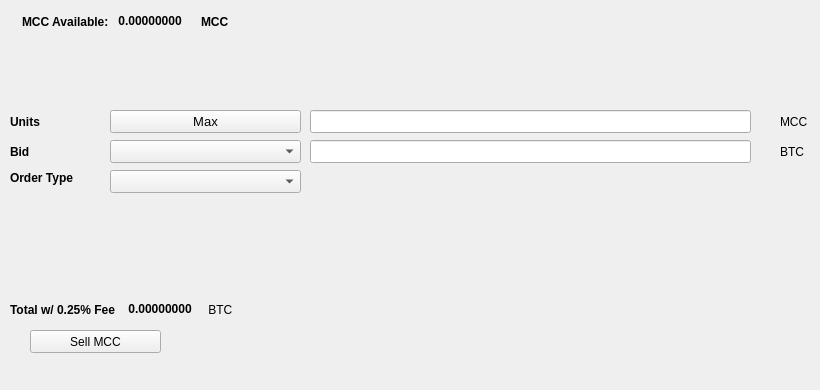
   <widget class="QWidget" name="SellTab">
    <attribute name="title">
     <string>Sell</string>
    </attribute>
    <widget class="QLabel" name="label_16">
     <property name="geometry">
      <rect>
       <x>780</x>
       <y>140</y>
       <width>31</width>
       <height>23</height>
      </rect>
     </property>
     <property name="text">
      <string>BTC</string>
     </property>
    </widget>
    <widget class="QComboBox" name="SellBidcomboBox">
     <property name="geometry">
      <rect>
       <x>110</x>
       <y>140</y>
       <width>191</width>
       <height>23</height>
      </rect>
     </property>
     <property name="font">
      <font>
       <pointsize>10</pointsize>
      </font>
     </property>
    </widget>
    <widget class="QLabel" name="label_18">
     <property name="geometry">
      <rect>
       <x>10</x>
       <y>110</y>
       <width>46</width>
       <height>23</height>
      </rect>
     </property>
     <property name="font">
      <font>
       <weight>75</weight>
       <bold>true</bold>
      </font>
     </property>
     <property name="text">
      <string>Units</string>
     </property>
    </widget>
    <widget class="QPushButton" name="Sell_Max_Amount">
     <property name="geometry">
      <rect>
       <x>110</x>
       <y>110</y>
       <width>191</width>
       <height>23</height>
      </rect>
     </property>
     <property name="font">
      <font>
       <pointsize>10</pointsize>
      </font>
     </property>
     <property name="text">
      <string>Max</string>
     </property>
    </widget>
    <widget class="QLabel" name="label_20">
     <property name="geometry">
      <rect>
       <x>10</x>
       <y>170</y>
       <width>91</width>
       <height>16</height>
      </rect>
     </property>
     <property name="font">
      <font>
       <weight>75</weight>
       <bold>true</bold>
      </font>
     </property>
     <property name="text">
      <string>Order Type</string>
     </property>
    </widget>
    <widget class="QComboBox" name="SellOrdertypeCombo">
     <property name="geometry">
      <rect>
       <x>110</x>
       <y>170</y>
       <width>191</width>
       <height>23</height>
      </rect>
     </property>
     <property name="font">
      <font>
       <pointsize>10</pointsize>
      </font>
     </property>
    </widget>
    <widget class="QLabel" name="label_21">
     <property name="geometry">
      <rect>
       <x>10</x>
       <y>140</y>
       <width>46</width>
       <height>23</height>
      </rect>
     </property>
     <property name="font">
      <font>
       <weight>75</weight>
       <bold>true</bold>
      </font>
     </property>
     <property name="text">
      <string>Bid</string>
     </property>
    </widget>
    <widget class="QLabel" name="label_22">
     <property name="geometry">
      <rect>
       <x>780</x>
       <y>110</y>
       <width>31</width>
       <height>23</height>
      </rect>
     </property>
     <property name="text">
      <string>MCC</string>
     </property>
    </widget>
    <widget class="QLineEdit" name="UnitsInputMCC">
     <property name="geometry">
      <rect>
       <x>310</x>
       <y>110</y>
       <width>441</width>
       <height>23</height>
      </rect>
     </property>
     <property name="font">
      <font>
       <pointsize>9</pointsize>
       <weight>75</weight>
       <bold>true</bold>
      </font>
     </property>
    </widget>
    <widget class="QLineEdit" name="SellBidPriceEdit">
     <property name="geometry">
      <rect>
       <x>310</x>
       <y>140</y>
       <width>441</width>
       <height>23</height>
      </rect>
     </property>
     <property name="font">
      <font>
       <pointsize>9</pointsize>
       <weight>75</weight>
       <bold>true</bold>
      </font>
     </property>
    </widget>
    <widget class="QPushButton" name="SellMCCBTN">
     <property name="geometry">
      <rect>
       <x>30</x>
       <y>330</y>
       <width>131</width>
       <height>23</height>
      </rect>
     </property>
     <property name="text">
      <string>Sell MCC</string>
     </property>
     <property name="icon">
      <iconset resource="../mcc">
       <normaloff>:/icons/bitcoin</normaloff>:/icons/bitcoin</iconset>
     </property>
    </widget>
    <widget class="QWidget" name="layoutWidget3">
     <property name="geometry">
      <rect>
       <x>22</x>
       <y>12</y>
       <width>258</width>
       <height>19</height>
      </rect>
     </property>
     <layout class="QHBoxLayout" name="horizontalLayout">
      <item>
       <widget class="QLabel" name="label232_2">
        <property name="font">
         <font>
          <weight>75</weight>
          <bold>true</bold>
         </font>
        </property>
        <property name="text">
         <string>MCC Available:</string>
        </property>
       </widget>
      </item>
      <item>
       <widget class="QLabel" name="MCCAvailableLabel">
        <property name="palette">
         <palette>
          <active>
           <colorrole role="WindowText">
            <brush brushstyle="SolidPattern">
             <color alpha="255">
              <red>0</red>
              <green>0</green>
              <blue>0</blue>
             </color>
            </brush>
           </colorrole>
           <colorrole role="Button">
            <brush brushstyle="SolidPattern">
             <color alpha="255">
              <red>0</red>
              <green>170</green>
              <blue>0</blue>
             </color>
            </brush>
           </colorrole>
           <colorrole role="Light">
            <brush brushstyle="SolidPattern">
             <color alpha="255">
              <red>0</red>
              <green>255</green>
              <blue>0</blue>
             </color>
            </brush>
           </colorrole>
           <colorrole role="Midlight">
            <brush brushstyle="SolidPattern">
             <color alpha="255">
              <red>0</red>
              <green>212</green>
              <blue>0</blue>
             </color>
            </brush>
           </colorrole>
           <colorrole role="Dark">
            <brush brushstyle="SolidPattern">
             <color alpha="255">
              <red>0</red>
              <green>85</green>
              <blue>0</blue>
             </color>
            </brush>
           </colorrole>
           <colorrole role="Mid">
            <brush brushstyle="SolidPattern">
             <color alpha="255">
              <red>0</red>
              <green>113</green>
              <blue>0</blue>
             </color>
            </brush>
           </colorrole>
           <colorrole role="Text">
            <brush brushstyle="SolidPattern">
             <color alpha="255">
              <red>0</red>
              <green>170</green>
              <blue>0</blue>
             </color>
            </brush>
           </colorrole>
           <colorrole role="BrightText">
            <brush brushstyle="SolidPattern">
             <color alpha="255">
              <red>255</red>
              <green>255</green>
              <blue>255</blue>
             </color>
            </brush>
           </colorrole>
           <colorrole role="ButtonText">
            <brush brushstyle="SolidPattern">
             <color alpha="255">
              <red>0</red>
              <green>0</green>
              <blue>0</blue>
             </color>
            </brush>
           </colorrole>
           <colorrole role="Base">
            <brush brushstyle="SolidPattern">
             <color alpha="255">
              <red>255</red>
              <green>255</green>
              <blue>255</blue>
             </color>
            </brush>
           </colorrole>
           <colorrole role="Window">
            <brush brushstyle="SolidPattern">
             <color alpha="255">
              <red>0</red>
              <green>170</green>
              <blue>0</blue>
             </color>
            </brush>
           </colorrole>
           <colorrole role="Shadow">
            <brush brushstyle="SolidPattern">
             <color alpha="255">
              <red>0</red>
              <green>0</green>
              <blue>0</blue>
             </color>
            </brush>
           </colorrole>
           <colorrole role="AlternateBase">
            <brush brushstyle="SolidPattern">
             <color alpha="255">
              <red>127</red>
              <green>212</green>
              <blue>127</blue>
             </color>
            </brush>
           </colorrole>
           <colorrole role="ToolTipBase">
            <brush brushstyle="SolidPattern">
             <color alpha="255">
              <red>255</red>
              <green>255</green>
              <blue>220</blue>
             </color>
            </brush>
           </colorrole>
           <colorrole role="ToolTipText">
            <brush brushstyle="SolidPattern">
             <color alpha="255">
              <red>0</red>
              <green>0</green>
              <blue>0</blue>
             </color>
            </brush>
           </colorrole>
          </active>
          <inactive>
           <colorrole role="WindowText">
            <brush brushstyle="SolidPattern">
             <color alpha="255">
              <red>0</red>
              <green>0</green>
              <blue>0</blue>
             </color>
            </brush>
           </colorrole>
           <colorrole role="Button">
            <brush brushstyle="SolidPattern">
             <color alpha="255">
              <red>0</red>
              <green>170</green>
              <blue>0</blue>
             </color>
            </brush>
           </colorrole>
           <colorrole role="Light">
            <brush brushstyle="SolidPattern">
             <color alpha="255">
              <red>0</red>
              <green>255</green>
              <blue>0</blue>
             </color>
            </brush>
           </colorrole>
           <colorrole role="Midlight">
            <brush brushstyle="SolidPattern">
             <color alpha="255">
              <red>0</red>
              <green>212</green>
              <blue>0</blue>
             </color>
            </brush>
           </colorrole>
           <colorrole role="Dark">
            <brush brushstyle="SolidPattern">
             <color alpha="255">
              <red>0</red>
              <green>85</green>
              <blue>0</blue>
             </color>
            </brush>
           </colorrole>
           <colorrole role="Mid">
            <brush brushstyle="SolidPattern">
             <color alpha="255">
              <red>0</red>
              <green>113</green>
              <blue>0</blue>
             </color>
            </brush>
           </colorrole>
           <colorrole role="Text">
            <brush brushstyle="SolidPattern">
             <color alpha="255">
              <red>0</red>
              <green>170</green>
              <blue>0</blue>
             </color>
            </brush>
           </colorrole>
           <colorrole role="BrightText">
            <brush brushstyle="SolidPattern">
             <color alpha="255">
              <red>255</red>
              <green>255</green>
              <blue>255</blue>
             </color>
            </brush>
           </colorrole>
           <colorrole role="ButtonText">
            <brush brushstyle="SolidPattern">
             <color alpha="255">
              <red>0</red>
              <green>0</green>
              <blue>0</blue>
             </color>
            </brush>
           </colorrole>
           <colorrole role="Base">
            <brush brushstyle="SolidPattern">
             <color alpha="255">
              <red>255</red>
              <green>255</green>
              <blue>255</blue>
             </color>
            </brush>
           </colorrole>
           <colorrole role="Window">
            <brush brushstyle="SolidPattern">
             <color alpha="255">
              <red>0</red>
              <green>170</green>
              <blue>0</blue>
             </color>
            </brush>
           </colorrole>
           <colorrole role="Shadow">
            <brush brushstyle="SolidPattern">
             <color alpha="255">
              <red>0</red>
              <green>0</green>
              <blue>0</blue>
             </color>
            </brush>
           </colorrole>
           <colorrole role="AlternateBase">
            <brush brushstyle="SolidPattern">
             <color alpha="255">
              <red>127</red>
              <green>212</green>
              <blue>127</blue>
             </color>
            </brush>
           </colorrole>
           <colorrole role="ToolTipBase">
            <brush brushstyle="SolidPattern">
             <color alpha="255">
              <red>255</red>
              <green>255</green>
              <blue>220</blue>
             </color>
            </brush>
           </colorrole>
           <colorrole role="ToolTipText">
            <brush brushstyle="SolidPattern">
             <color alpha="255">
              <red>0</red>
              <green>0</green>
              <blue>0</blue>
             </color>
            </brush>
           </colorrole>
          </inactive>
          <disabled>
           <colorrole role="WindowText">
            <brush brushstyle="SolidPattern">
             <color alpha="255">
              <red>0</red>
              <green>85</green>
              <blue>0</blue>
             </color>
            </brush>
           </colorrole>
           <colorrole role="Button">
            <brush brushstyle="SolidPattern">
             <color alpha="255">
              <red>0</red>
              <green>170</green>
              <blue>0</blue>
             </color>
            </brush>
           </colorrole>
           <colorrole role="Light">
            <brush brushstyle="SolidPattern">
             <color alpha="255">
              <red>0</red>
              <green>255</green>
              <blue>0</blue>
             </color>
            </brush>
           </colorrole>
           <colorrole role="Midlight">
            <brush brushstyle="SolidPattern">
             <color alpha="255">
              <red>0</red>
              <green>212</green>
              <blue>0</blue>
             </color>
            </brush>
           </colorrole>
           <colorrole role="Dark">
            <brush brushstyle="SolidPattern">
             <color alpha="255">
              <red>0</red>
              <green>85</green>
              <blue>0</blue>
             </color>
            </brush>
           </colorrole>
           <colorrole role="Mid">
            <brush brushstyle="SolidPattern">
             <color alpha="255">
              <red>0</red>
              <green>113</green>
              <blue>0</blue>
             </color>
            </brush>
           </colorrole>
           <colorrole role="Text">
            <brush brushstyle="SolidPattern">
             <color alpha="255">
              <red>0</red>
              <green>85</green>
              <blue>0</blue>
             </color>
            </brush>
           </colorrole>
           <colorrole role="BrightText">
            <brush brushstyle="SolidPattern">
             <color alpha="255">
              <red>255</red>
              <green>255</green>
              <blue>255</blue>
             </color>
            </brush>
           </colorrole>
           <colorrole role="ButtonText">
            <brush brushstyle="SolidPattern">
             <color alpha="255">
              <red>0</red>
              <green>85</green>
              <blue>0</blue>
             </color>
            </brush>
           </colorrole>
           <colorrole role="Base">
            <brush brushstyle="SolidPattern">
             <color alpha="255">
              <red>0</red>
              <green>170</green>
              <blue>0</blue>
             </color>
            </brush>
           </colorrole>
           <colorrole role="Window">
            <brush brushstyle="SolidPattern">
             <color alpha="255">
              <red>0</red>
              <green>170</green>
              <blue>0</blue>
             </color>
            </brush>
           </colorrole>
           <colorrole role="Shadow">
            <brush brushstyle="SolidPattern">
             <color alpha="255">
              <red>0</red>
              <green>0</green>
              <blue>0</blue>
             </color>
            </brush>
           </colorrole>
           <colorrole role="AlternateBase">
            <brush brushstyle="SolidPattern">
             <color alpha="255">
              <red>0</red>
              <green>170</green>
              <blue>0</blue>
             </color>
            </brush>
           </colorrole>
           <colorrole role="ToolTipBase">
            <brush brushstyle="SolidPattern">
             <color alpha="255">
              <red>255</red>
              <green>255</green>
              <blue>220</blue>
             </color>
            </brush>
           </colorrole>
           <colorrole role="ToolTipText">
            <brush brushstyle="SolidPattern">
             <color alpha="255">
              <red>0</red>
              <green>0</green>
              <blue>0</blue>
             </color>
            </brush>
           </colorrole>
          </disabled>
         </palette>
        </property>
        <property name="font">
         <font>
          <weight>75</weight>
          <bold>true</bold>
         </font>
        </property>
        <property name="text">
         <string> 0.00000000 </string>
        </property>
        <property name="textInteractionFlags">
         <set>Qt::LinksAccessibleByMouse|Qt::TextSelectableByKeyboard|Qt::TextSelectableByMouse</set>
        </property>
       </widget>
      </item>
      <item>
       <widget class="QLabel" name="labelMCC">
        <property name="font">
         <font>
          <weight>75</weight>
          <bold>true</bold>
         </font>
        </property>
        <property name="text">
         <string>MCC</string>
        </property>
       </widget>
      </item>
     </layout>
    </widget>
    <widget class="QWidget" name="layoutWidget">
     <property name="geometry">
      <rect>
       <x>10</x>
       <y>300</y>
       <width>268</width>
       <height>19</height>
      </rect>
     </property>
     <layout class="QHBoxLayout" name="horizontalLayout_2">
      <item>
       <widget class="QLabel" name="label_19">
        <property name="font">
         <font>
          <weight>75</weight>
          <bold>true</bold>
         </font>
        </property>
        <property name="text">
         <string>Total w/ 0.25% Fee </string>
        </property>
       </widget>
      </item>
      <item>
       <widget class="QLabel" name="SellCostLabel">
        <property name="palette">
         <palette>
          <active>
           <colorrole role="WindowText">
            <brush brushstyle="SolidPattern">
             <color alpha="255">
              <red>0</red>
              <green>0</green>
              <blue>0</blue>
             </color>
            </brush>
           </colorrole>
           <colorrole role="Button">
            <brush brushstyle="SolidPattern">
             <color alpha="255">
              <red>0</red>
              <green>170</green>
              <blue>0</blue>
             </color>
            </brush>
           </colorrole>
           <colorrole role="Light">
            <brush brushstyle="SolidPattern">
             <color alpha="255">
              <red>0</red>
              <green>255</green>
              <blue>0</blue>
             </color>
            </brush>
           </colorrole>
           <colorrole role="Midlight">
            <brush brushstyle="SolidPattern">
             <color alpha="255">
              <red>0</red>
              <green>212</green>
              <blue>0</blue>
             </color>
            </brush>
           </colorrole>
           <colorrole role="Dark">
            <brush brushstyle="SolidPattern">
             <color alpha="255">
              <red>0</red>
              <green>85</green>
              <blue>0</blue>
             </color>
            </brush>
           </colorrole>
           <colorrole role="Mid">
            <brush brushstyle="SolidPattern">
             <color alpha="255">
              <red>0</red>
              <green>113</green>
              <blue>0</blue>
             </color>
            </brush>
           </colorrole>
           <colorrole role="Text">
            <brush brushstyle="SolidPattern">
             <color alpha="255">
              <red>0</red>
              <green>170</green>
              <blue>0</blue>
             </color>
            </brush>
           </colorrole>
           <colorrole role="BrightText">
            <brush brushstyle="SolidPattern">
             <color alpha="255">
              <red>255</red>
              <green>255</green>
              <blue>255</blue>
             </color>
            </brush>
           </colorrole>
           <colorrole role="ButtonText">
            <brush brushstyle="SolidPattern">
             <color alpha="255">
              <red>0</red>
              <green>0</green>
              <blue>0</blue>
             </color>
            </brush>
           </colorrole>
           <colorrole role="Base">
            <brush brushstyle="SolidPattern">
             <color alpha="255">
              <red>255</red>
              <green>255</green>
              <blue>255</blue>
             </color>
            </brush>
           </colorrole>
           <colorrole role="Window">
            <brush brushstyle="SolidPattern">
             <color alpha="255">
              <red>0</red>
              <green>170</green>
              <blue>0</blue>
             </color>
            </brush>
           </colorrole>
           <colorrole role="Shadow">
            <brush brushstyle="SolidPattern">
             <color alpha="255">
              <red>0</red>
              <green>0</green>
              <blue>0</blue>
             </color>
            </brush>
           </colorrole>
           <colorrole role="AlternateBase">
            <brush brushstyle="SolidPattern">
             <color alpha="255">
              <red>127</red>
              <green>212</green>
              <blue>127</blue>
             </color>
            </brush>
           </colorrole>
           <colorrole role="ToolTipBase">
            <brush brushstyle="SolidPattern">
             <color alpha="255">
              <red>255</red>
              <green>255</green>
              <blue>220</blue>
             </color>
            </brush>
           </colorrole>
           <colorrole role="ToolTipText">
            <brush brushstyle="SolidPattern">
             <color alpha="255">
              <red>0</red>
              <green>0</green>
              <blue>0</blue>
             </color>
            </brush>
           </colorrole>
          </active>
          <inactive>
           <colorrole role="WindowText">
            <brush brushstyle="SolidPattern">
             <color alpha="255">
              <red>0</red>
              <green>0</green>
              <blue>0</blue>
             </color>
            </brush>
           </colorrole>
           <colorrole role="Button">
            <brush brushstyle="SolidPattern">
             <color alpha="255">
              <red>0</red>
              <green>170</green>
              <blue>0</blue>
             </color>
            </brush>
           </colorrole>
           <colorrole role="Light">
            <brush brushstyle="SolidPattern">
             <color alpha="255">
              <red>0</red>
              <green>255</green>
              <blue>0</blue>
             </color>
            </brush>
           </colorrole>
           <colorrole role="Midlight">
            <brush brushstyle="SolidPattern">
             <color alpha="255">
              <red>0</red>
              <green>212</green>
              <blue>0</blue>
             </color>
            </brush>
           </colorrole>
           <colorrole role="Dark">
            <brush brushstyle="SolidPattern">
             <color alpha="255">
              <red>0</red>
              <green>85</green>
              <blue>0</blue>
             </color>
            </brush>
           </colorrole>
           <colorrole role="Mid">
            <brush brushstyle="SolidPattern">
             <color alpha="255">
              <red>0</red>
              <green>113</green>
              <blue>0</blue>
             </color>
            </brush>
           </colorrole>
           <colorrole role="Text">
            <brush brushstyle="SolidPattern">
             <color alpha="255">
              <red>0</red>
              <green>170</green>
              <blue>0</blue>
             </color>
            </brush>
           </colorrole>
           <colorrole role="BrightText">
            <brush brushstyle="SolidPattern">
             <color alpha="255">
              <red>255</red>
              <green>255</green>
              <blue>255</blue>
             </color>
            </brush>
           </colorrole>
           <colorrole role="ButtonText">
            <brush brushstyle="SolidPattern">
             <color alpha="255">
              <red>0</red>
              <green>0</green>
              <blue>0</blue>
             </color>
            </brush>
           </colorrole>
           <colorrole role="Base">
            <brush brushstyle="SolidPattern">
             <color alpha="255">
              <red>255</red>
              <green>255</green>
              <blue>255</blue>
             </color>
            </brush>
           </colorrole>
           <colorrole role="Window">
            <brush brushstyle="SolidPattern">
             <color alpha="255">
              <red>0</red>
              <green>170</green>
              <blue>0</blue>
             </color>
            </brush>
           </colorrole>
           <colorrole role="Shadow">
            <brush brushstyle="SolidPattern">
             <color alpha="255">
              <red>0</red>
              <green>0</green>
              <blue>0</blue>
             </color>
            </brush>
           </colorrole>
           <colorrole role="AlternateBase">
            <brush brushstyle="SolidPattern">
             <color alpha="255">
              <red>127</red>
              <green>212</green>
              <blue>127</blue>
             </color>
            </brush>
           </colorrole>
           <colorrole role="ToolTipBase">
            <brush brushstyle="SolidPattern">
             <color alpha="255">
              <red>255</red>
              <green>255</green>
              <blue>220</blue>
             </color>
            </brush>
           </colorrole>
           <colorrole role="ToolTipText">
            <brush brushstyle="SolidPattern">
             <color alpha="255">
              <red>0</red>
              <green>0</green>
              <blue>0</blue>
             </color>
            </brush>
           </colorrole>
          </inactive>
          <disabled>
           <colorrole role="WindowText">
            <brush brushstyle="SolidPattern">
             <color alpha="255">
              <red>0</red>
              <green>85</green>
              <blue>0</blue>
             </color>
            </brush>
           </colorrole>
           <colorrole role="Button">
            <brush brushstyle="SolidPattern">
             <color alpha="255">
              <red>0</red>
              <green>170</green>
              <blue>0</blue>
             </color>
            </brush>
           </colorrole>
           <colorrole role="Light">
            <brush brushstyle="SolidPattern">
             <color alpha="255">
              <red>0</red>
              <green>255</green>
              <blue>0</blue>
             </color>
            </brush>
           </colorrole>
           <colorrole role="Midlight">
            <brush brushstyle="SolidPattern">
             <color alpha="255">
              <red>0</red>
              <green>212</green>
              <blue>0</blue>
             </color>
            </brush>
           </colorrole>
           <colorrole role="Dark">
            <brush brushstyle="SolidPattern">
             <color alpha="255">
              <red>0</red>
              <green>85</green>
              <blue>0</blue>
             </color>
            </brush>
           </colorrole>
           <colorrole role="Mid">
            <brush brushstyle="SolidPattern">
             <color alpha="255">
              <red>0</red>
              <green>113</green>
              <blue>0</blue>
             </color>
            </brush>
           </colorrole>
           <colorrole role="Text">
            <brush brushstyle="SolidPattern">
             <color alpha="255">
              <red>0</red>
              <green>85</green>
              <blue>0</blue>
             </color>
            </brush>
           </colorrole>
           <colorrole role="BrightText">
            <brush brushstyle="SolidPattern">
             <color alpha="255">
              <red>255</red>
              <green>255</green>
              <blue>255</blue>
             </color>
            </brush>
           </colorrole>
           <colorrole role="ButtonText">
            <brush brushstyle="SolidPattern">
             <color alpha="255">
              <red>0</red>
              <green>85</green>
              <blue>0</blue>
             </color>
            </brush>
           </colorrole>
           <colorrole role="Base">
            <brush brushstyle="SolidPattern">
             <color alpha="255">
              <red>0</red>
              <green>170</green>
              <blue>0</blue>
             </color>
            </brush>
           </colorrole>
           <colorrole role="Window">
            <brush brushstyle="SolidPattern">
             <color alpha="255">
              <red>0</red>
              <green>170</green>
              <blue>0</blue>
             </color>
            </brush>
           </colorrole>
           <colorrole role="Shadow">
            <brush brushstyle="SolidPattern">
             <color alpha="255">
              <red>0</red>
              <green>0</green>
              <blue>0</blue>
             </color>
            </brush>
           </colorrole>
           <colorrole role="AlternateBase">
            <brush brushstyle="SolidPattern">
             <color alpha="255">
              <red>0</red>
              <green>170</green>
              <blue>0</blue>
             </color>
            </brush>
           </colorrole>
           <colorrole role="ToolTipBase">
            <brush brushstyle="SolidPattern">
             <color alpha="255">
              <red>255</red>
              <green>255</green>
              <blue>220</blue>
             </color>
            </brush>
           </colorrole>
           <colorrole role="ToolTipText">
            <brush brushstyle="SolidPattern">
             <color alpha="255">
              <red>0</red>
              <green>0</green>
              <blue>0</blue>
             </color>
            </brush>
           </colorrole>
          </disabled>
         </palette>
        </property>
        <property name="font">
         <font>
          <weight>75</weight>
          <bold>true</bold>
         </font>
        </property>
        <property name="autoFillBackground">
         <bool>false</bool>
        </property>
        <property name="text">
         <string> 0.00000000</string>
        </property>
        <property name="textInteractionFlags">
         <set>Qt::LinksAccessibleByMouse|Qt::TextSelectableByMouse</set>
        </property>
       </widget>
      </item>
      <item>
       <widget class="QLabel" name="label_17">
        <property name="font">
         <font>
          <weight>50</weight>
          <bold>false</bold>
         </font>
        </property>
        <property name="text">
         <string> BTC</string>
        </property>
       </widget>
      </item>
     </layout>
    </widget>
    <widget class="QLabel" name="label_23">
     <property name="geometry">
      <rect>
       <x>460</x>
       <y>300</y>
       <width>281</width>
       <height>81</height>
      </rect>
     </property>
     <property name="text">
      <string/>
     </property>
     <property name="pixmap">
      <pixmap>:/images/bittrex</pixmap>
     </property>
    </widget>
   </widget>
